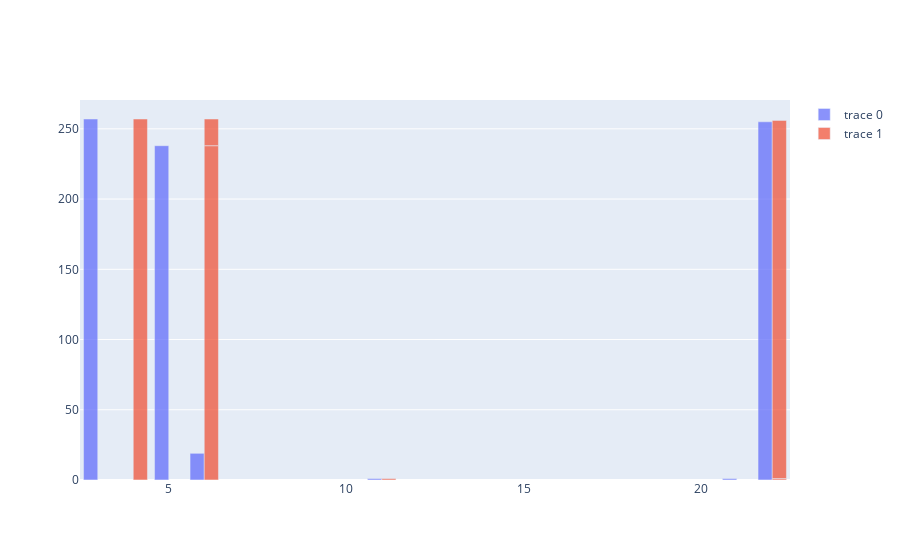

This figure's notebook cell:
### Code cell
fig = go.Figure()
fig.add_trace(go.Bar(x=df["start_time"], y=df["size"]))
fig.add_trace(go.Bar(x=df["end_time"], y=df["size"]))

# Overlay both histograms
# fig.update_layout(barmode='overlay')
# Reduce opacity to see both histograms
fig.update_traces(opacity=0.75)
fig.show()

### Figure 1 — Plotly figure (JSON) as saved in the notebook; plotly's stock layout.template omitted (floating-point values rounded to 4 significant figures)
{"data": [{"x": [3, 5, 6, 11, 21, 22], "y": [257, 238, 19, 1, 1, 255], "type": "bar", "opacity": 0.75}, {"x": [4, 6, 6, 11, 22, 22], "y": [257, 238, 19, 1, 1, 255], "type": "bar", "opacity": 0.75}], "layout": {}}
